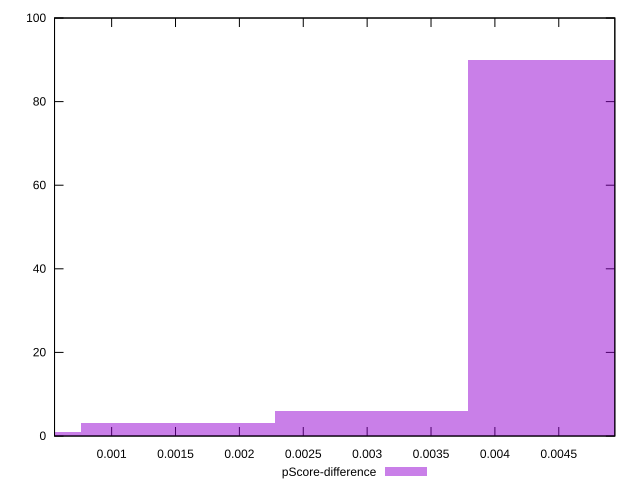

Generate this figure with gnuplot:
reset

$pScoreDifference <<EOF
0.0015172620100619393 3
0.004551786030185818 90
0 1
0.0030345240201238785 6
EOF

set key outside below
set boxwidth 0.0015172620100619393
set xrange [0.0005529904431076371:0.004938758387954989]
set yrange [0:100]
set trange [0:100]
set style fill transparent solid 0.5 noborder
set terminal svg size 640, 490 enhanced background rgb 'white'
set output "reports/report_00032_2021-02-25T10-28-15.087Z/first-meaningful-paint/samples/card/pScore-difference/histogram.svg"

plot $pScoreDifference title "pScore-difference" with boxes

reset
